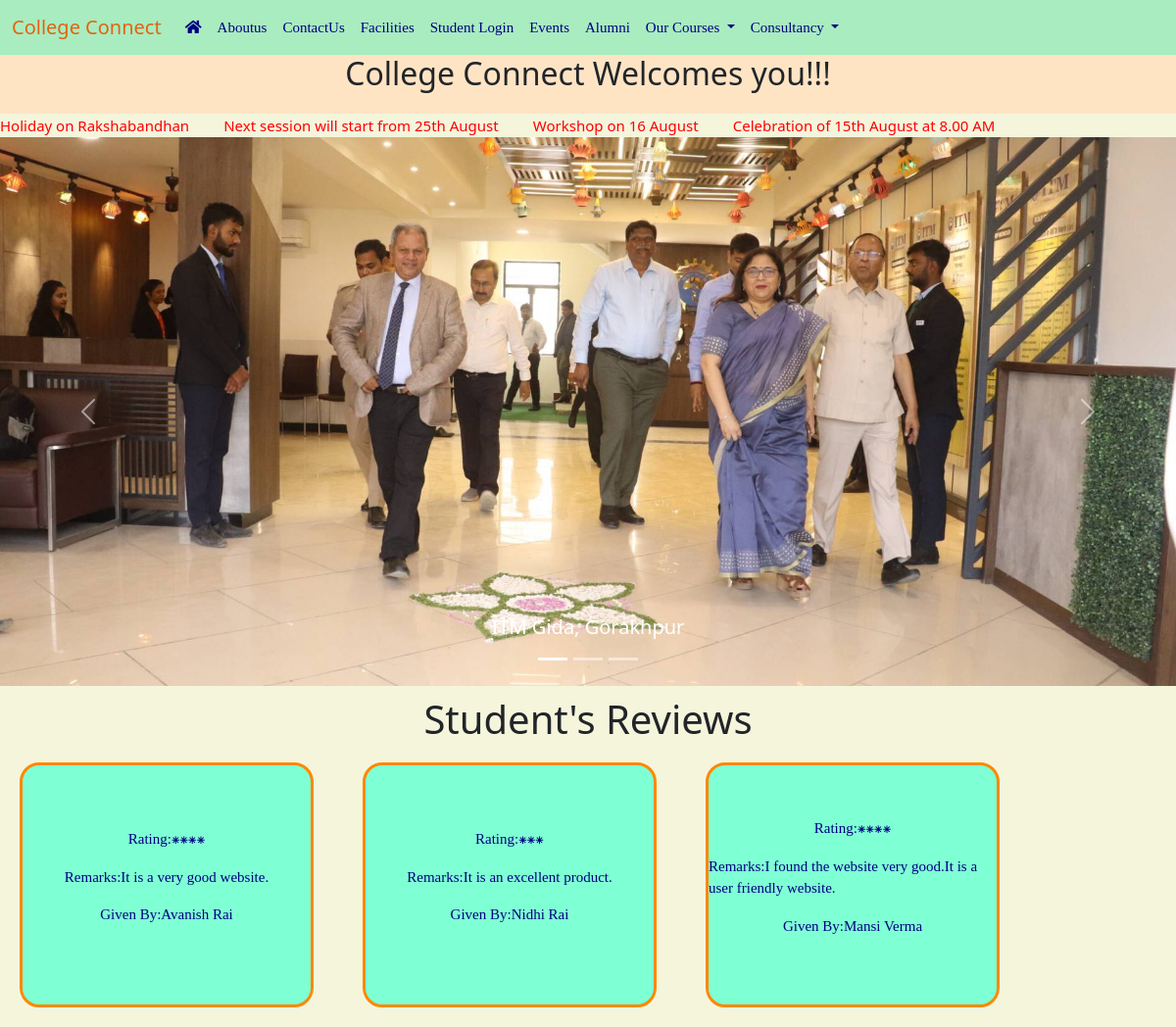
The page / on the database its author committed.
### college_app/models.py (models this page shows, shortened)
class Notice(models.Model):
    contents=models.CharField(max_length=100)
    date=models.DateField(default=timezone.now) #todays date

class Feedback(models.Model):
    name=models.CharField(max_length=45,default="guest",null=True,blank=True)
    email=models.EmailField(max_length=50)
    rating=models.CharField(max_length=5,default="5")
    remarks=models.TextField()
    date=models.DateField(default=timezone.now)

### college_app/views.py (the view)
# urls.py: path("",views.home,name="home"),
def home(request):
    notice_list = Notice.objects.order_by('-date')
    feedback_list=Feedback.objects.order_by('-date')[:3]
    context={
        "notice_key":notice_list,  #notice1,notice2,notice3
        "feedback_key":feedback_list
    }
    return render(request,'college_app/html/index.html',context)  #render is used to display a template

### college_app/templates/college_app/html/index.html (shortened to what this page needs)
<!DOCTYPE html>
{%load static%}
<html lang="en">
<head>
    {% include 'college_app/html/common_css.html'%}
</head>
<body style="background-color: beige; margin: 0px;">
    {%include 'college_app/html/header.html'%}
    <div style="width: 100%; height: 60px; background-color: bisque;">
        <h2 style="text-align: center; margin: 0px;">
            College Connect Welcomes you!!!
        </h2>
    </div>
    <marquee behavior="" direction="" onmouseover="this.stop()" onmouseout="this.start()">
    {%for obj in notice_key%}
    <span style="color: red; font-size: 15px;">{{obj.contents}}
    </span>
    {%endfor%}
    </marquee>
    <div id="carouselExampleCaptions" class="carousel slide" data-bs-ride="carousel">
        <div class="carousel-indicators">
          <button type="button" data-bs-target="#carouselExampleCaptions" data-bs-slide-to="0" class="active" aria-current="true" aria-label="Slide 1"></button>
          <button type="button" data-bs-target="#carouselExampleCaptions" data-bs-slide-to="1" aria-label="Slide 2"></button>
          <button type="button" data-bs-target="#carouselExampleCaptions" data-bs-slide-to="2" aria-label="Slide 3"></button>
        </div>
        <div class="carousel-inner">
          <div class="carousel-item active">
            <img src="{% static 'college_app/image/college.jpg'%}" class="d-block w-100" alt="...">
            <div class="carousel-caption d-none d-md-block">
              <h5>ITM Gida, Gorakhpur</h5>
            </div>
          </div>
        </div>
        <button class="carousel-control-prev" type="button" data-bs-target="#carouselExampleCaptions" data-bs-slide="prev">
          <span class="carousel-control-prev-icon" aria-hidden="true"></span>
        </button>
        <button class="carousel-control-next" type="button" data-bs-target="#carouselExampleCaptions" data-bs-slide="next">
          <span class="carousel-control-next-icon" aria-hidden="true"></span>
        </button>
      </div>
     <div class="container-fluid"><h1 style="text-align: center; margin-top: 10px;">Student's Reviews</h1></div>
    <div class="box-container">
    {%for obj in feedback_key%}
    <div class="feedback-div">
      <p>Rating:{{obj.rating}}</p>
      <p>Remarks:{{obj.remarks}}</p>
      <p>Given By:{{obj.name}}</p>
    </div>
    {%endfor%}
    </div>
</body>
</html>

### college_app/templates/college_app/html/index.html (style rules this page uses)
.w-100 { height:70vh; }
img { object-fit: cover; }
.box-container { display: flex; flex-wrap: wrap; gap: 50px; margin: 20px; }
.feedback-div { display: flex; flex-direction: column; justify-content: center; align-items: center; width: 300px; height: 250px; background-color: aquamarine; border: 3px solid rgb(255, 136, 0); border-radius: 20px; }
p { color: navy; font-size: 15px; font-family: Verdana; font-weight: 30px; }

### rows shown on the page
Notice: contents "Holiday on Rakshabandhan"
Notice: contents "Next session will start from 25th August"
Notice: contents "Workshop on 16 August"
Notice: contents "Celebration of 15th August at 8.00 AM"
Feedback: rating "⁕⁕⁕⁕", remarks "It is a very good website.", name "Avanish Rai"
Feedback: rating "⁕⁕⁕", remarks "It is an excellent product.", name "Nidhi Rai"
Feedback: rating "⁕⁕⁕⁕", remarks "I found the website very good.It is a user friendly website.", name "Mansi Verma"
